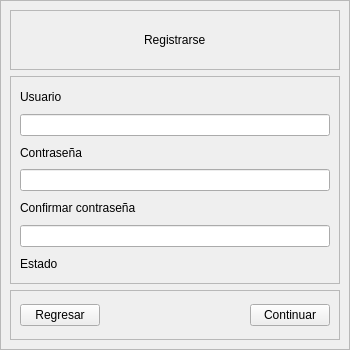
<?xml version="1.0" encoding="UTF-8"?>
<ui version="4.0">
 <class>Registrarse</class>
 <widget class="QMainWindow" name="Registrarse">
  <property name="geometry">
   <rect>
    <x>0</x>
    <y>0</y>
    <width>350</width>
    <height>350</height>
   </rect>
  </property>
  <property name="maximumSize">
   <size>
    <width>350</width>
    <height>350</height>
   </size>
  </property>
  <property name="windowTitle">
   <string>MainWindow</string>
  </property>
  <widget class="QWidget" name="centralwidget">
   <layout class="QVBoxLayout" name="verticalLayout">
    <property name="spacing">
     <number>0</number>
    </property>
    <property name="leftMargin">
     <number>0</number>
    </property>
    <property name="topMargin">
     <number>0</number>
    </property>
    <property name="rightMargin">
     <number>0</number>
    </property>
    <property name="bottomMargin">
     <number>0</number>
    </property>
    <item>
     <widget class="QFrame" name="frame">
      <property name="frameShape">
       <enum>QFrame::StyledPanel</enum>
      </property>
      <property name="frameShadow">
       <enum>QFrame::Raised</enum>
      </property>
      <layout class="QVBoxLayout" name="verticalLayout_2">
       <item>
        <widget class="QFrame" name="frame_3">
         <property name="maximumSize">
          <size>
           <width>16777215</width>
           <height>60</height>
          </size>
         </property>
         <property name="frameShape">
          <enum>QFrame::StyledPanel</enum>
         </property>
         <property name="frameShadow">
          <enum>QFrame::Raised</enum>
         </property>
         <layout class="QVBoxLayout" name="verticalLayout_3">
          <item alignment="Qt::AlignHCenter">
           <widget class="QLabel" name="label">
            <property name="styleSheet">
             <string notr="true">font: 700 24pt &quot;Inter&quot;;
color: rgb(0, 0, 0);</string>
            </property>
            <property name="text">
             <string>Registrarse</string>
            </property>
           </widget>
          </item>
         </layout>
        </widget>
       </item>
       <item>
        <widget class="QFrame" name="frame_2">
         <property name="frameShape">
          <enum>QFrame::StyledPanel</enum>
         </property>
         <property name="frameShadow">
          <enum>QFrame::Raised</enum>
         </property>
         <layout class="QVBoxLayout" name="verticalLayout_4">
          <item>
           <widget class="QLabel" name="label_2">
            <property name="styleSheet">
             <string notr="true">font: 12pt &quot;Inter&quot;;
color: rgb(0, 0, 0);</string>
            </property>
            <property name="text">
             <string>Usuario</string>
            </property>
           </widget>
          </item>
          <item>
           <widget class="QLineEdit" name="field_usuario">
            <property name="styleSheet">
             <string notr="true">font: 10pt &quot;Inter&quot;;</string>
            </property>
           </widget>
          </item>
          <item>
           <widget class="QLabel" name="label_4">
            <property name="styleSheet">
             <string notr="true">font: 12pt &quot;Inter&quot;;
color: rgb(0, 0, 0);</string>
            </property>
            <property name="text">
             <string>Contraseña</string>
            </property>
           </widget>
          </item>
          <item>
           <widget class="QLineEdit" name="field_contrasena">
            <property name="styleSheet">
             <string notr="true">font: 10pt &quot;Inter&quot;;</string>
            </property>
            <property name="echoMode">
             <enum>QLineEdit::Password</enum>
            </property>
           </widget>
          </item>
          <item>
           <widget class="QLabel" name="label_3">
            <property name="styleSheet">
             <string notr="true">font: 12pt &quot;Inter&quot;;
color: rgb(0, 0, 0);</string>
            </property>
            <property name="text">
             <string>Confirmar contraseña</string>
            </property>
           </widget>
          </item>
          <item>
           <widget class="QLineEdit" name="field_confirmar_contrasena">
            <property name="styleSheet">
             <string notr="true">font: 10pt &quot;Inter&quot;;</string>
            </property>
            <property name="echoMode">
             <enum>QLineEdit::Password</enum>
            </property>
           </widget>
          </item>
          <item alignment="Qt::AlignLeft">
           <widget class="QLabel" name="label_estado">
            <property name="styleSheet">
             <string notr="true">font: 9pt &quot;Inter&quot;;</string>
            </property>
            <property name="text">
             <string>Estado</string>
            </property>
           </widget>
          </item>
         </layout>
        </widget>
       </item>
       <item>
        <widget class="QFrame" name="frame_4">
         <property name="maximumSize">
          <size>
           <width>16777215</width>
           <height>50</height>
          </size>
         </property>
         <property name="frameShape">
          <enum>QFrame::StyledPanel</enum>
         </property>
         <property name="frameShadow">
          <enum>QFrame::Raised</enum>
         </property>
         <layout class="QHBoxLayout" name="horizontalLayout">
          <item alignment="Qt::AlignLeft">
           <widget class="QPushButton" name="btn_regresar">
            <property name="styleSheet">
             <string notr="true">font: 10pt &quot;Inter&quot;;</string>
            </property>
            <property name="text">
             <string>Regresar</string>
            </property>
           </widget>
          </item>
          <item alignment="Qt::AlignRight">
           <widget class="QPushButton" name="btn_continuar">
            <property name="styleSheet">
             <string notr="true">font: 10pt &quot;Inter&quot;;</string>
            </property>
            <property name="text">
             <string>Continuar</string>
            </property>
           </widget>
          </item>
         </layout>
        </widget>
       </item>
      </layout>
     </widget>
    </item>
   </layout>
  </widget>
 </widget>
 <resources/>
 <connections/>
</ui>
